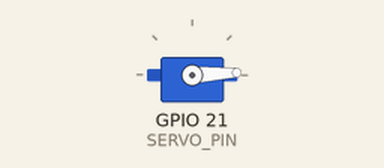
A sketch run on a simulated ESP32. Shown: servo.

Above: at 0.05 s.
At 1.3 s:
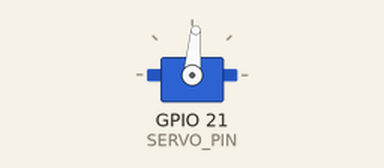
At 2.6 s:
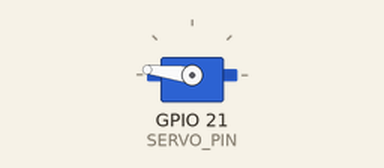
At 5.2 s:
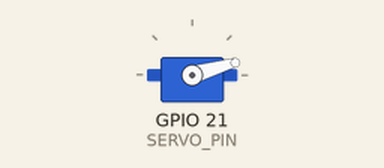
Timing chart, 0 to 7.1 s (numbered marks = the images above):
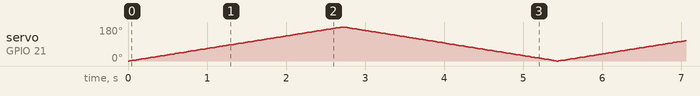

The sketch:

Servomoteur.ino
```cpp
/*
 * This ESP32 code is created by esp32io.com
 *
 * This ESP32 code is released in the public domain
 *
 * For more detail (instruction and wiring diagram), visit https://esp32io.com/tutorials/esp32-servo-motor
 */

#include <ESP32Servo.h>

#define SERVO_PIN 21 // ESP32 pin GIOP21 connected to servo motor

Servo servoMotor;

void setup() {
  servoMotor.attach(SERVO_PIN);  // attaches the servo on ESP32 pin
}

void loop() {
  // rotates from 0 degrees to 180 degrees
  for (int pos = 0; pos <= 180; pos += 1) {
    // in steps of 1 degree
    servoMotor.write(pos);
    delay(15); // waits 15ms to reach the position
  }

  // rotates from 180 degrees to 0 degrees
  for (int pos = 180; pos >= 0; pos -= 1) {
    servoMotor.write(pos);
    delay(15); // waits 15ms to reach the position
  }
}
```
